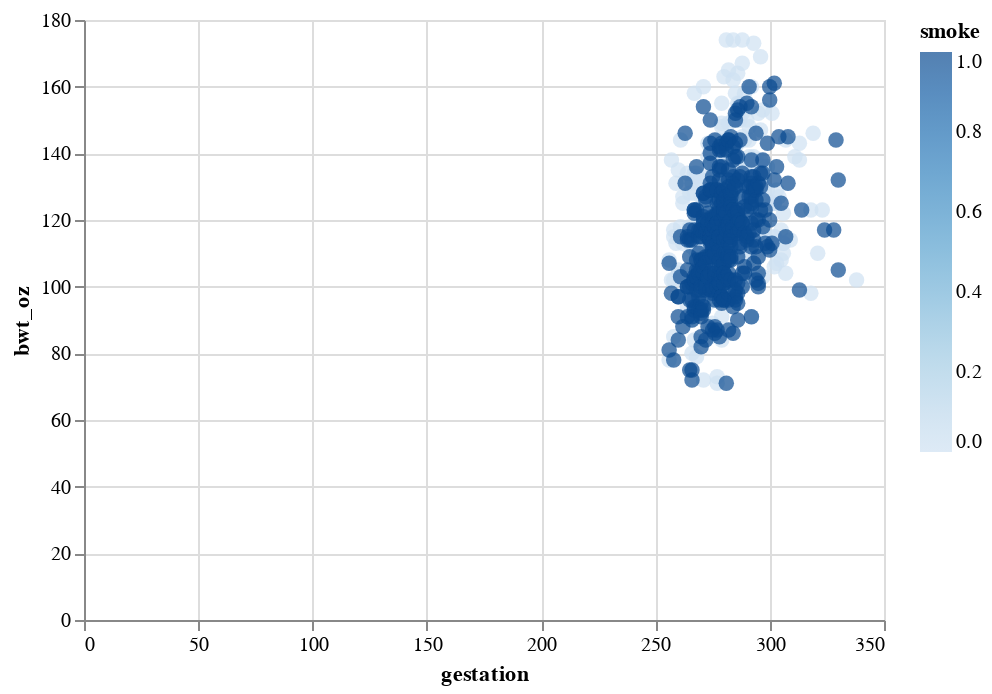

Write notebook code for a chart like this one.
### Code cell
import altair as alt
cond = df.gestation > 255

alt.Chart(df[cond]).mark_circle(size=60).encode(
    x='gestation',
    y='bwt_oz',
    color='smoke'
).interactive()

### Figure 1 — Vega-Lite specification as saved in the notebook (floating-point values rounded to 4 significant figures; data arrays with more than 128 entries replaced by an {"elided": "..."} marker saying what was removed)
{"config": {"view": {"continuousWidth": 400, "continuousHeight": 300}}, "data": {"name": "data-a6e9ad63eb4ba60e693d8b68e8e14fc6"}, "mark": {"type": "circle", "size": 60}, "encoding": {"color": {"type": "quantitative", "field": "smoke"}, "x": {"type": "quantitative", "field": "gestation"}, "y": {"type": "quantitative", "field": "bwt_oz"}}, "selection": {"selector013": {"type": "interval", "bind": "scales", "encodings": ["x", "y"]}}, "$schema": "https://vega.github.io/schema/vega-lite/v4.8.1.json", "datasets": {"data-a6e9ad63eb4ba60e693d8b68e8e14fc6": {"elided": "814 records"}}}
